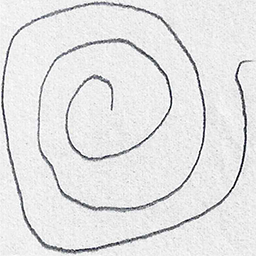
#> input picture archive/spiral/training/healthy/V01HE02.png, 256 x 256 px; its folder holds only this picture in this run
$ python train_model.py
#> lines starting #> are read from the running program, lines starting #| are printed output that depends on the picture
import os
import cv2
import numpy as np
import pickle
from sklearn.ensemble import RandomForestClassifier

X=[]
y=[]

base_path="archive/spiral/training"

for label,folder in enumerate(["healthy","parkinson"]):

    path=os.path.join(base_path,folder)

    for img_name in os.listdir(path):

        img_path=os.path.join(path,img_name)

        img=cv2.imread(img_path)
#> img is the input picture: shape (256, 256, 3); mean B, G, R 228, 227.5, 227.5

        if img is None:
            continue

        gray=cv2.cvtColor(img,cv2.COLOR_BGR2GRAY)

        blur=cv2.GaussianBlur(gray,(5,5),0)
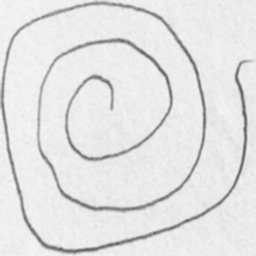
#> blur: shape (256, 256); min 87, max 246, mean 227.5

        edges=cv2.Canny(blur,50,150)
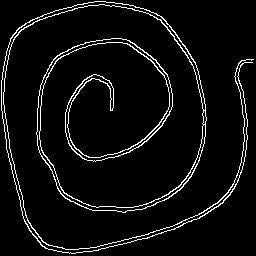
#> edges: shape (256, 256); 5.4% white in thin lines or dots

        feature=np.count_nonzero(edges)
#> feature = 3567

        X.append(feature)
        y.append(label)
#> pass 2 of the loop `for label,folder in enumerate(["healthy","parkinson"]):`:
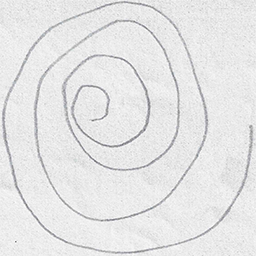
#> input picture archive/spiral/training/parkinson/V01PE02.png, 256 x 256 px
#> img is the input picture: shape (256, 256, 3); mean B, G, R 229.7, 229.4, 229.4
#> `blur=cv2.GaussianBlur(gray,(5,5),0)`:
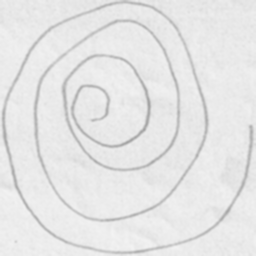
#> blur: shape (256, 256); min 163, max 243, mean 229.4
#> `edges=cv2.Canny(blur,50,150)`:
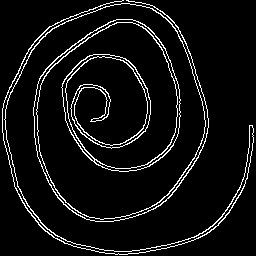
#> edges: shape (256, 256); 6.5% white in thin lines or dots
#> feature = 4252

X=np.array(X).reshape(-1,1)
#> X = [3567, 4252]
y=np.array(y)

model=RandomForestClassifier(n_estimators=100)

model.fit(X,y)

pickle.dump(model,open("rf_parkinsons_model.pkl","wb"))

print("Model trained successfully")
